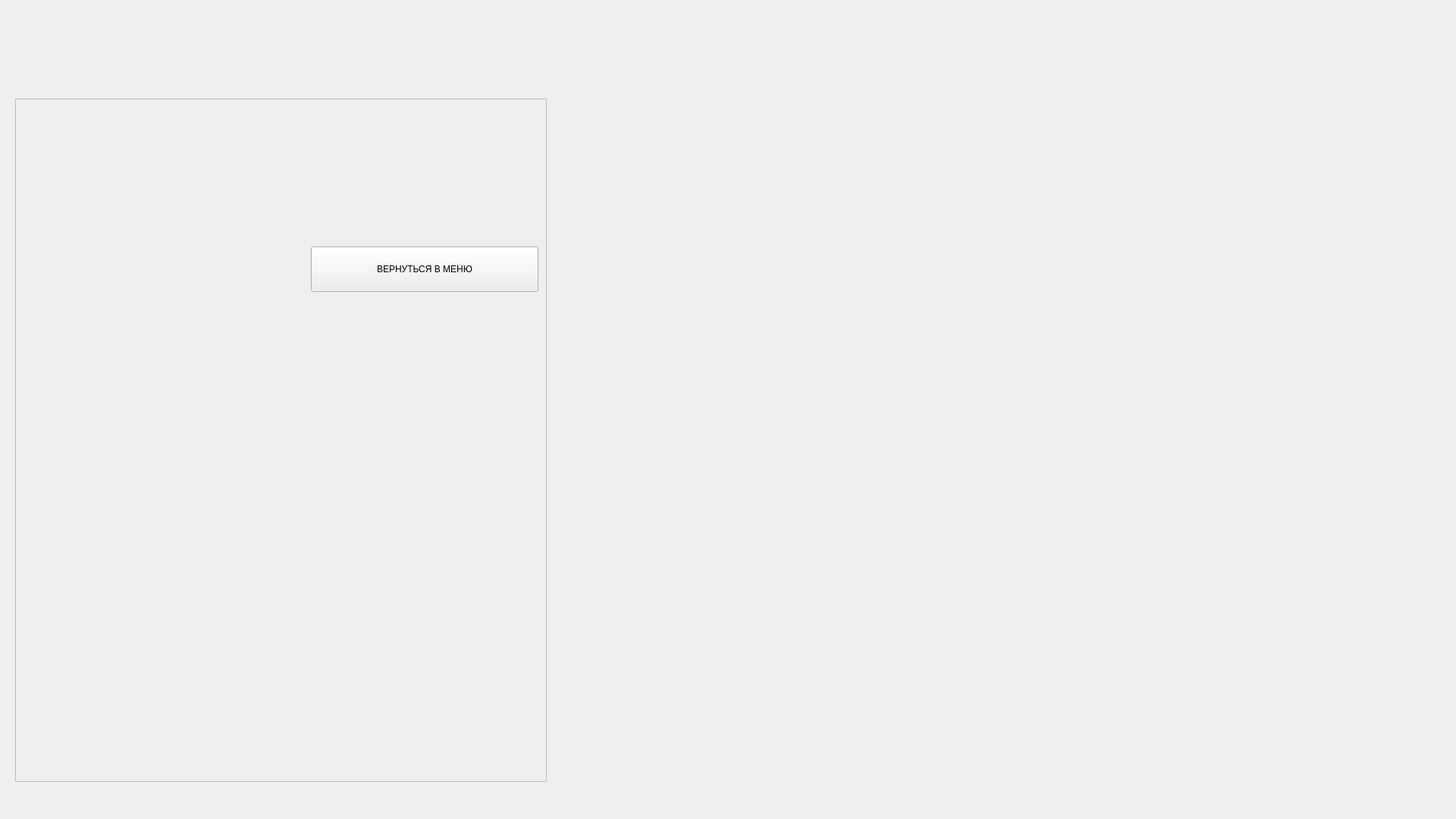
<?xml version="1.0" encoding="UTF-8"?>
<ui version="4.0">
 <class>new_game_window</class>
 <widget class="QWidget" name="new_game_window">
  <property name="geometry">
   <rect>
    <x>0</x>
    <y>0</y>
    <width>1920</width>
    <height>1080</height>
   </rect>
  </property>
  <property name="windowTitle">
   <string>Form</string>
  </property>
  <widget class="QPushButton" name="close_button">
   <property name="geometry">
    <rect>
     <x>410</x>
     <y>325</y>
     <width>300</width>
     <height>60</height>
    </rect>
   </property>
   <property name="text">
    <string>ВЕРНУТЬСЯ В МЕНЮ</string>
   </property>
  </widget>
  <widget class="QFrame" name="crutch">
   <property name="geometry">
    <rect>
     <x>20</x>
     <y>130</y>
     <width>701</width>
     <height>901</height>
    </rect>
   </property>
   <property name="frameShape">
    <enum>QFrame::StyledPanel</enum>
   </property>
   <property name="frameShadow">
    <enum>QFrame::Raised</enum>
   </property>
  </widget>
  <zorder>crutch</zorder>
  <zorder>close_button</zorder>
 </widget>
 <resources/>
 <connections/>
</ui>
